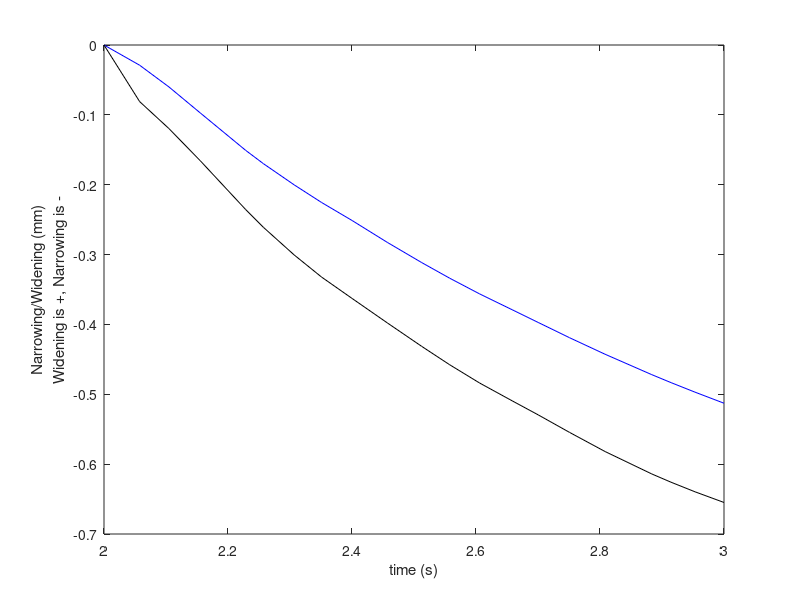

Source code (MATLAB):
%% This code finds foreman height and width narrowing/widening for the C5-C6 Right Hand side foreman under axial rotation (6N)
clear all
clf

%% Model15_Intact/TLC_6N
t15=[2,2.0575,2.1047,2.15542,2.22863,2.25714,2.30685,2.35082,2.40011,2.45711,2.51234,2.55752,2.6058,2.65799,2.70027,2.75081,2.80824,2.88338,2.91463,2.95331,3];
%40182U
aa1=-13.5191+[0.114695,0.0864121,0.0592365,0.0236488,-0.0552329,-0.0903735,-0.148635,-0.196898,-0.246643,-0.303453,-0.358993,-0.4025,-0.446039,-0.488561,-0.520909,-0.557245,-0.593958,-0.639462,-0.657036,-0.678026,-0.700893,];
aa2=448.04+[-0.461887,-0.240648,-0.0461835,0.14248,0.390372,0.48011,0.627546,0.750344,0.878605,1.01564,1.13619,1.22513,1.31259,1.39887,1.46471,1.54135,1.62517,1.72364,1.76208,1.80851,1.86302];
aa3=-720.839+[-0.393063,-0.526366,-0.610744,-0.702199,-0.84211,-0.895895,-0.983271,-1.05485,-1.12827,-1.20846,-1.28184,-1.33836,-1.39447,-1.44938,-1.49177,-1.54213,-1.59629,-1.66036,-1.68471,-1.71329,-1.74519,];
%62515
ab1=-13.5397+[0.0355486,0.0327808,0.0170071,-0.00102686,-0.0400744,-0.0580047,-0.0880718,-0.113173,-0.139204,-0.166954,-0.194593,-0.216011,-0.237505,-0.258801,-0.274752,-0.292944,-0.311828,-0.335199,-0.344312,-0.356035,-0.369268,];
ab2=448.593+[-0.272229,-0.17516,-0.0953527,-0.0196382,0.0847353,0.12498,0.193979,0.253059,0.316376,0.384195,0.445568,0.491269,0.536841,0.582386,0.616592,0.654909,0.696026,0.745403,0.765072,0.788582,0.816079];
ab3=-730.72+[-0.167408,-0.228493,-0.28103,-0.331615,-0.406591,-0.43617,-0.485195,-0.525716,-0.568452,-0.612891,-0.651727,-0.680775,-0.709383,-0.7374,-0.758173,-0.781649,-0.806167,-0.83534,-0.846601,-0.85997,-0.87482,];
%45869
ac1=-9.75965+[0.0870308,0.0609779,0.0310229,-0.00696326,-0.0859592,-0.120932,-0.179579,-0.228913,-0.2807,-0.339996,-0.398015,-0.443611,-0.489749,-0.535569,-0.570669,-0.610243,-0.650912,-0.702074,-0.722183,-0.746446,-0.773441];
ac2=445.175+[-0.42166,-0.266771,-0.120877,0.0211242,0.208011,0.275862,0.388236,0.482232,0.580826,0.685999,0.778027,0.845544,0.91171,0.97702,1.02673,1.08431,1.14731,1.22096,1.24979,1.28471,1.32598,];
ac3=-723.489+[-0.447382,-0.540003,-0.598851,-0.664522,-0.765789,-0.805047,-0.869481,-0.922707,-0.977964,-1.03856,-1.09432,-1.13763,-1.18106,-1.22416,-1.25762,-1.29728,-1.34008,-1.39154,-1.41137,-1.43476,-1.46109,];
%65936R
ad1=-15.4024+[0.0922672,0.0621253,0.0238418,-0.0137129,-0.0817869,-0.111008,-0.159136,-0.198835,-0.239807,-0.282729,-0.323686,-0.355038,-0.386223,-0.416886,-0.439791,-0.465932,-0.49318,-0.526893,-0.539997,-0.556481,-0.575007,];
ad2=450.021+[-0.356624,-0.251457,-0.163031,-0.0787196,0.0369974,0.0817326,0.15868,0.22442,0.295027,0.36996,0.436605,0.485494,0.533667,0.581052,0.615964,0.654398,0.695027,0.742235,0.760799,0.7828,0.808384,];
ad3=-723.647+[-0.136441,-0.205852,-0.265727,-0.322922,-0.407592,-0.440998,-0.496325,-0.542014,-0.590157,-0.640056,-0.683519,-0.715878,-0.747616,-0.778517,-0.801294,-0.826923,-0.853577,-0.885076,-0.897177,-0.91151,-0.927376];
xa1=[ad1-ac1];
xa2=[ad2-ac2];
xa3=[ad3-ac3];
ya1=[aa1-ab1];
ya2=[aa2-ab2];
ya3=[aa3-ab3];
x15=[xa1',xa2',xa3'];
y15=[ya1',ya2',ya3'];
k=21;
for n=1:k
    mag15x(n)=sqrt(x15(n,1)^2+x15(n,2)^2+x15(n,3)^2);
end
for n=1:k
    mag15y(n)=sqrt(y15(n,1)^2+y15(n,2)^2+y15(n,3)^2);
end
for n=1:k
    width15(n)=mag15x(1,1)-mag15x(1,n);
end
for n=1:k
    height15(n)=mag15y(1,1)-mag15y(1,n);
end
figure(1)
plot(t15,-1*width15,'b')
hold on
plot(t15,-1*height15,'k')
xlabel('time (s)')
ylabel({'Narrowing/Widening (mm)';'Widening is +, Narrowing is -'})










